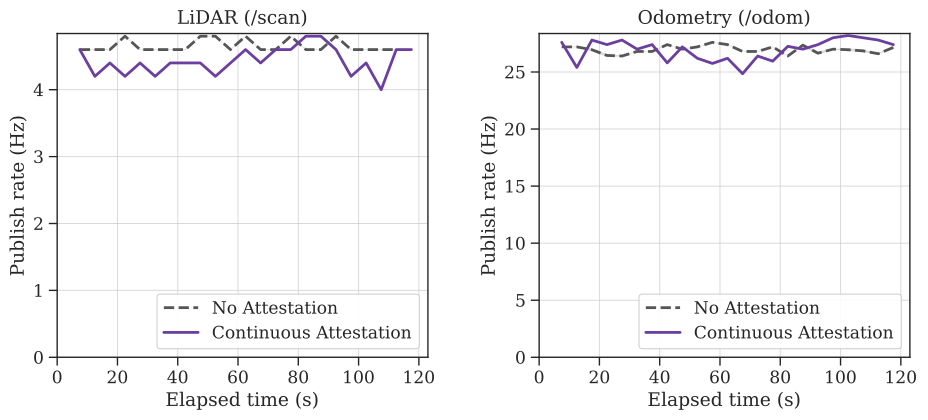

Reproduce this figure in Python.
#!/usr/bin/env python3
"""
Publication rate over time — continuous mode, both topics, single representative run.

Two panels (scan | odom), each showing:
  - Gray dashed   : No Attestation (baseline)
  - Purple solid  : Continuous Attestation

X-axis : elapsed time (s) from start of the run
Y-axis : mean per-robot publish rate (Hz) in BIN_S windows
"""

from pathlib import Path
import numpy as np
import pandas as pd
import matplotlib.pyplot as plt
import seaborn as sns

RESULTS_DIR = Path(__file__).parent.parent / "data/performance-benchmark/results"

RUN        = "run1"   # which run to display
BIN_S      = 5.0      # time-bin width in seconds
ROLLING    = 1         # rolling-mean window over bins (1 = no smoothing)
FONT_SCALE = 1.4
LINE_WIDTH = 2.0

TOPICS = ["scan", "odom"]
TOPIC_DISPLAY = {"scan": "LiDAR (/scan)", "odom": "Odometry (/odom)"}

CONDITIONS = [
    ("no_sidecar",   "baseline",   "No Attestation",        "#555555", "--"),
    ("with_sidecar", "continuous", "Continuous Attestation", "#6B3FA0", "-"),
]


def rate_over_time(csv_path: Path, bin_s: float) -> pd.Series:
    """Return mean per-robot Hz per time bin (index = bin centre in seconds)."""
    df = pd.read_csv(csv_path)
    t0 = df["wall_stamp_ns"].min()
    df["t_s"] = (df["wall_stamp_ns"] - t0) / 1e9

    bins    = np.arange(0, df["t_s"].max() + bin_s, bin_s)
    centres = (bins[:-1] + bins[1:]) / 2

    robot_series = []
    for _, grp in df.groupby("robot"):
        counts, _ = np.histogram(grp["t_s"].values, bins=bins)
        robot_series.append(counts / bin_s)

    mat = np.array(robot_series)            # shape (n_robots, n_bins)
    mean_hz = mat.mean(axis=0)
    std_hz  = mat.std(axis=0)
    # drop first and last bins — partial windows skew the rate
    return pd.DataFrame({
        "mean": mean_hz[1:-1],
        "std":  std_hz[1:-1],
    }, index=centres[1:-1])


def main():
    script_dir = Path(__file__).parent.resolve()

    sns.set_theme(context="paper", style="ticks",
                  rc={"xtick.direction": "out", "ytick.direction": "out"},
                  font_scale=FONT_SCALE)
    plt.rcParams.update({"font.family": "serif"})

    fig, axes = plt.subplots(1, len(TOPICS), figsize=(5.5 * len(TOPICS), 4.2),
                             gridspec_kw={"wspace": 0.30})
    if len(TOPICS) == 1:
        axes = [axes]

    for ax, topic in zip(axes, TOPICS):
        for cond, mode, label, color, ls in CONDITIONS:
            csv_path = RESULTS_DIR / topic / cond / mode / f"{RUN}.csv"
            if not csv_path.exists():
                print(f"[WARN] Not found: {csv_path}")
                continue

            df_run = rate_over_time(csv_path, BIN_S)
            mean = df_run["mean"].rolling(ROLLING, center=True, min_periods=1).mean()
            std  = df_run["std"].rolling(ROLLING,  center=True, min_periods=1).mean()

            ax.plot(mean.index, mean.values,
                    color=color, linewidth=LINE_WIDTH, linestyle=ls,
                    label=label, zorder=3)
            ax.fill_between(mean.index,
                            mean - std, mean + std,
                            color=color, alpha=0.15, zorder=2)
            print(f"[{topic}/{cond}] {RUN}: "
                  f"min={mean.min():.2f}  max={mean.max():.2f}  "
                  f"mean={mean.mean():.2f} Hz")

        ax.set_title(TOPIC_DISPLAY.get(topic, topic), pad=7)
        ax.set_xlabel("Elapsed time (s)")
        ax.set_ylabel("Publish rate (Hz)")
        ax.set_xlim(left=0)
        ax.set_ylim(bottom=0)
        ax.tick_params(axis="both", which="major", length=6, width=1.0, direction="out")
        ax.grid(axis="both", linestyle="-", linewidth=0.7, alpha=0.75)
        ax.set_axisbelow(True)
        ax.legend(loc="lower right", frameon=True, framealpha=0.9, fancybox=True,
                  fontsize=plt.rcParams.get("legend.fontsize", 9))

    out_path = script_dir / "lineplot_topic_rate_over_time.pdf"
    fig.savefig(out_path, dpi=300, bbox_inches="tight")
    print(f"\n[OK] Saved: {out_path}")
    plt.close(fig)


if __name__ == "__main__":
    main()
